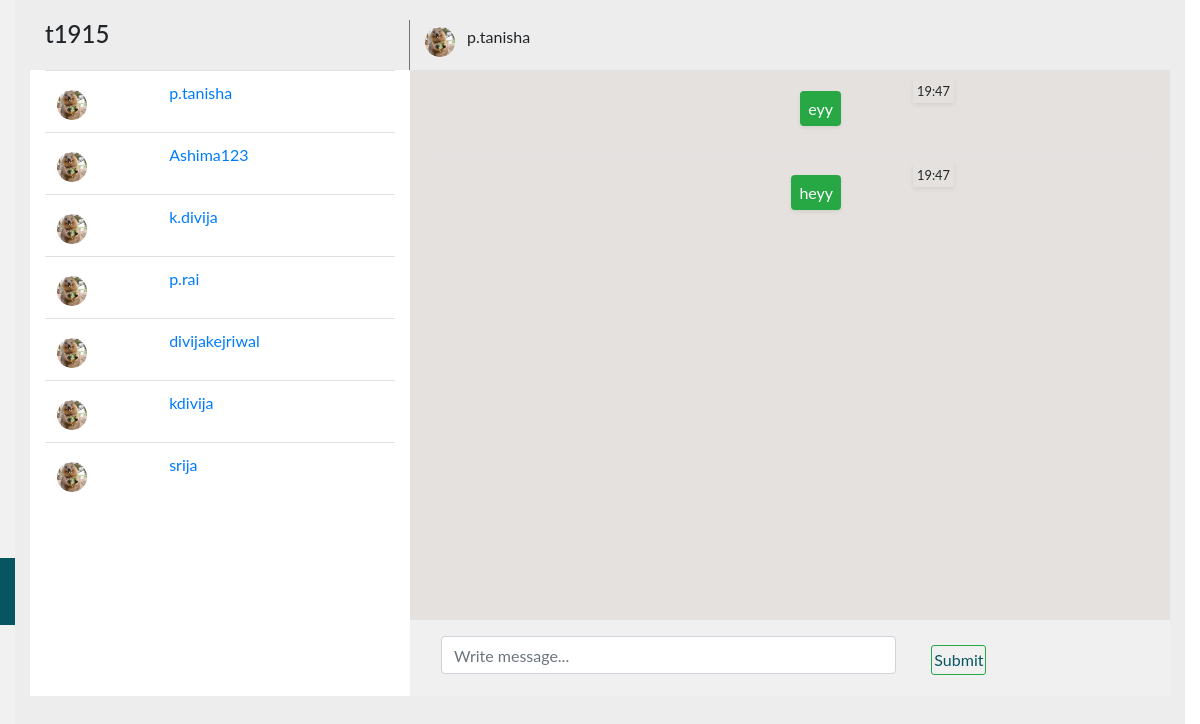
/chat/p.tanisha/ (signed in), run on the app's committed database.
### chats/models.py (models this page shows, shortened)
class ChatModel(models.Model):
    sender = models.CharField(max_length=100, default=None)
    message = models.TextField(null=True, blank=True)
    thread_name = models.CharField(null=True, blank=True, max_length=50)
    timestamp = models.DateTimeField(auto_now_add=True)

### chats/views.py (the view)
# urls.py: path('chat/<str:username>/', chatPage, name='chat'),
def chatPage(request, username):
    user_obj = User.objects.get(username=username)
    users = User.objects.exclude(username=request.user.username)
    if request.user.id > user_obj.id:
        thread_name = f'chat_{request.user.id}-{user_obj.id}'
    else:
        thread_name = f'chat_{user_obj.id}-{request.user.id}'
    message_objs = ChatModel.objects.filter(thread_name=thread_name)
    return render(request, 'chats/main_chat.html', context={'user': user_obj, 'users': users, 'messages': message_objs})

### templates/chats/main_chat.html (shortened to what this page needs)
{% extends 'chats/base.html' %}
{% load static %}
{% block css %}
<link rel="stylesheet" href="{% static 'chats/css/index.css' %}">
{% endblock %}
{% block content %}
<div class="back-container">
    <div class="container-fluid front-container">
    </div>
    <div class="container front-container1">
        <div class="row chat-top">
            <div class="col-sm-4 border-right border-secondary">
                <span class="ml-2"><h4>{{request.user.username}}</h4></span>
            </div>
            <div class="col-sm-8">
                <img src="{% static 'chats/assets/dp.png' %}" alt="" class="profile-image rounded-circle">
                <span class="ml-2">{{user.username}}</span>
            </div>
        </div>
        <div class="row">
            <div class="col-sm-4 contacts">
                <div class="contact-table-scroll">
                    <table class="table table-hover">
                        <tbody>
                            {% for user in users %}
                            <tr>
                                <td><img src="{% static 'chats/assets/dp.png' %}" alt="" class="profile-image rounded-circle">
                                </td>
                                <td><a  href="{% url 'chat' username=user.username %}">{{user.username}}</a></td>
                            </tr>
                            {% endfor %}
                        </tbody>
                    </table>
                </div>
            </div>
            <div class="col-sm-8 message-area">
                <div class="message-table-scroll">
                    <table class="table">
                        <tbody id='chat-body'>
                            {% for message in messages %}
                            {% if message.sender == request.user.username %}
                            <tr>
                                <td>
                                    <p class="bg-success p-2 mt-2 mr-5 shadow-sm text-white float-right rounded">
                                        {{message.message}}
                                    </p>
                                </td>
                                <td>
                                    <p><small class="p-1 shadow-sm">{{message.timestamp|time:'H:i'}}</small>
                                    </p>
                                </td>
                            </tr>
                            {% endif %}
                            {% endfor %}
                        </tbody>
                    </table>
                </div>
                <div class="row message-box p-3">
                    <div class="col-sm-8">
                        <input type="text" class="form-control" id="message_input" placeholder="Write message...">
                    </div>
                    <div class="col-sm-2 mt-1">
                        <div class="control">
                            <button class="btn btn-success" id="chat-message-submit">Submit</button>
                        </div>
                    </div>
                </div>
            </div>
        </div>
    </div>
</div>
{% endblock %}

### static/base.css (style rules this page uses)
body { font-family: "ptsans", "Lato", "Helvetica Neue", Helvetica, Arial, sans-serif; }
.btn { border-radius: 3px; padding: 2px 2px 2px 2px; color: #065561; background-color: transparent; box-shadow: 0 0 0 0; margin: 5px; cursor: pointer; }

### static/chats/css/index.css (style rules this page uses)
.back-container { position: relative; }
.front-container { position: absolute; top: 0; left: 0; right: 0; }
.front-container1 { position: absolute; top: 20px; left: 0; right: 0; }
.chat-top { background-color: #ededed; min-height: 50px; }
.profile-image { margin-top: 7px; height: 30px; width: 30px; }
.contacts { background-color: #ffffff; min-height: 600px; }
.contact-table-scroll { overflow-y: scroll; height: 600px; }
.message-area { background-color: #e4e1de; min-height: 600px; }
.message-table-scroll { overflow-y: scroll; height: 550px; }
.message-box { background-color: #f0f0f0; }

### data on the page
ChatModel: message "eyy", timestamp "19:47"
ChatModel: message "heyy", timestamp "19:47"

### other printed values
{{ request.user.username }} "t1915"
{{ user.username }} "p.tanisha"
{{ user.username }} "Ashima123"
{{ user.username }} "k.divija"
{{ user.username }} "p.rai"
{{ user.username }} "divijakejriwal"
{{ user.username }} "kdivija"
{{ user.username }} "srija"
